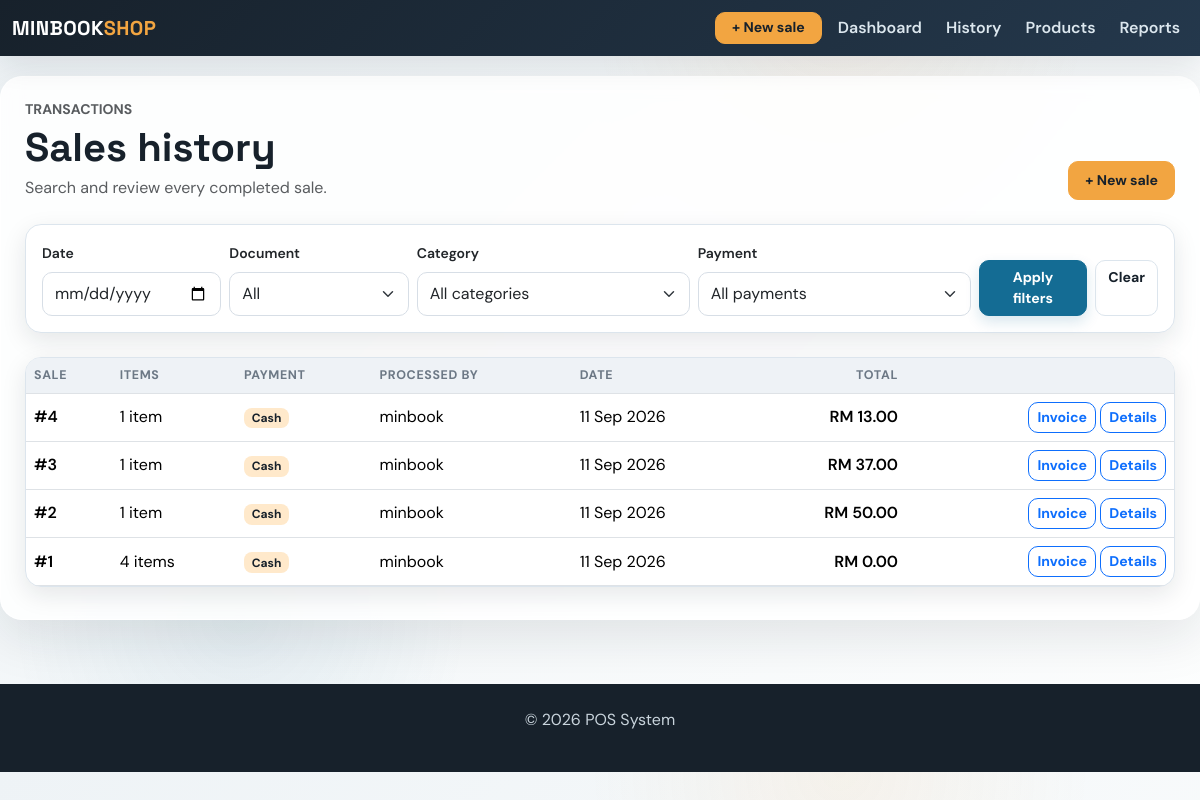
Before: /sales with the older database file.
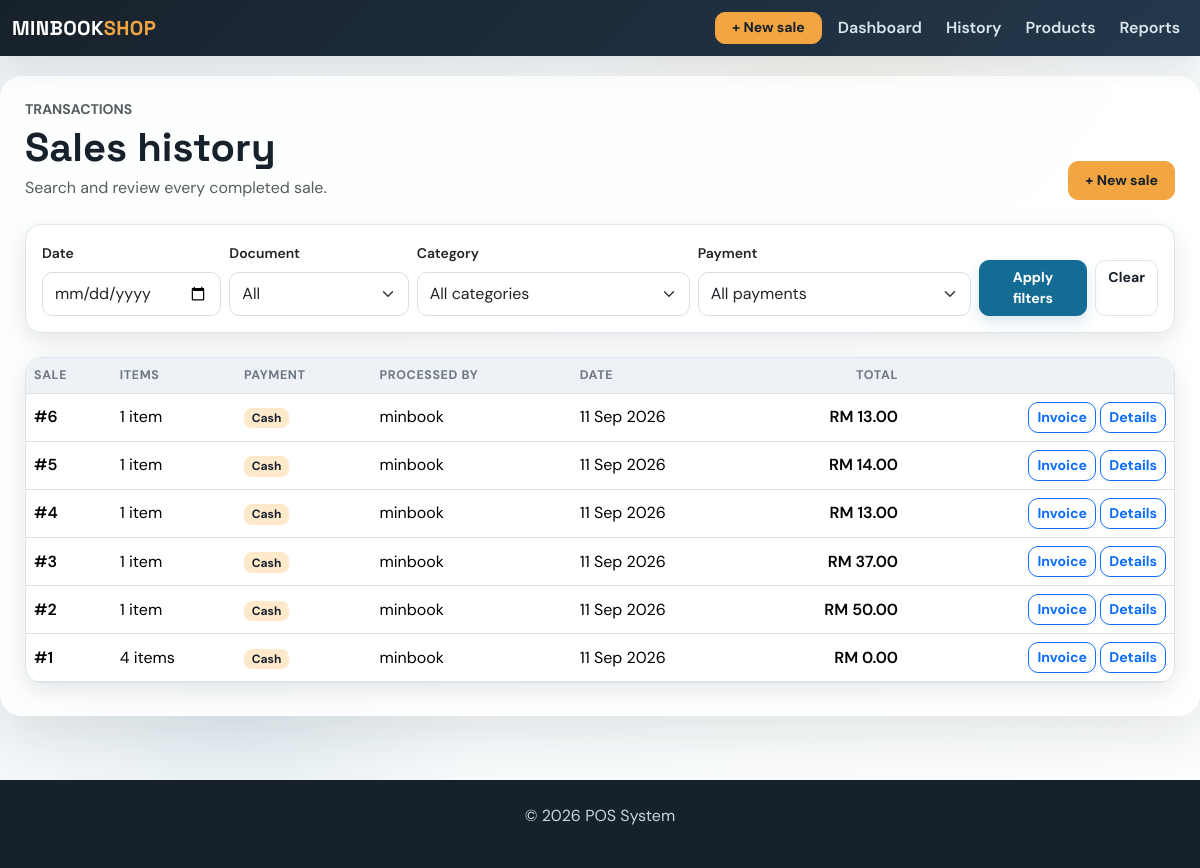
After: the same page with the newer database file.
### app/models.py (models this page shows, shortened)
class Sale(db.Model):
    id = db.Column(db.Integer, primary_key=True)
    amount = db.Column(db.Float, nullable=False)
    date = db.Column(db.Date, default=datetime.utcnow)
    user_id = db.Column(db.Integer, db.ForeignKey('user.id'), nullable=False)  # ForeignKey to User
    user = db.relationship('User', backref=db.backref('sales', lazy=True))  # Relationship with User
    product_id = db.Column(db.Integer, db.ForeignKey('product.id'), nullable=True)  # Legacy first product
    product = db.relationship('Product', backref=db.backref('sales', lazy=True))  # Relationship with Product
    quantity = db.Column(db.Integer, nullable=True)  # Legacy total quantity
    payment_method = db.Column(db.String(20), nullable=False, default='Cash')
    customer_name = db.Column(db.String(120), nullable=True)
    document_type = db.Column(db.String(20), nullable=False, default='receipt')
    discount = db.Column(db.Float, nullable=False, default=0.00)
    deposit = db.Column(db.Float, nullable=False, default=0.00)
    items = db.relationship('SaleItem', back_populates='sale', cascade='all, delete-orphan')

class User(db.Model):
    id = db.Column(db.Integer, primary_key=True)
    username = db.Column(db.String(100), unique=True, nullable=False)
    email = db.Column(db.String(120), unique=True, nullable=False)
    password = db.Column(db.String(200), nullable=False)
    role = db.Column(db.String(50), default='cashier')  # can be admin, manager, cashier

### app/routes.py (the view)
@main.route('/sales', methods=['GET', 'POST'])
def sales():
    sales_query = Sale.query.order_by(Sale.id.desc())
    filter_date = request.args.get('filter_date', '')
    filter_category = request.args.get('category', '')
    filter_payment = request.args.get('payment_method', '')
    filter_document_type = (request.args.get('document_type', '') or '').lower().strip()
    if filter_document_type in {'receipt', 'invoice'}:
        sales_query = sales_query.filter(Sale.document_type == filter_document_type)
    if filter_date:
        sales_query = sales_query.filter(Sale.date == filter_date)
    if filter_category in SALE_CATEGORIES:
        sales_query = sales_query.filter(Sale.items.any(SaleItem.category == filter_category))
    if filter_payment in PAYMENT_METHODS:
        sales_query = sales_query.filter(Sale.payment_method == filter_payment)
    return render_template('sales.html', sales=sales_query.all(), categories=SALE_CATEGORIES,
                           payment_methods=PAYMENT_METHODS, selected_document_type=filter_document_type)

### app/routes.py (called while the page is built)
@main.app_context_processor
def inject_now():
    return {'current_year': datetime.now().year}

### app/templates/sales.html (shortened to what this page needs)
{% extends 'base.html' %}
{% block content %}
<div class="d-flex flex-wrap justify-content-between align-items-end gap-3 mb-4"><div><p class="text-uppercase text-muted small fw-bold mb-1">Transactions</p><h1 class="mb-1">Sales history</h1><p class="text-muted mb-0">Search and review every completed sale.</p></div><a href="{{ url_for('main.add_sale') }}" class="btn btn-warning btn-lg">+ New sale</a></div>
<div class="card mb-4"><div class="card-body"><form method="GET" class="row g-2 align-items-end"><div class="col-md-2"><label class="form-label small fw-semibold">Date</label><input type="date" name="filter_date" value="{{ request.args.get('filter_date', '') }}" class="form-control"></div><div class="col-md-2"><label class="form-label small fw-semibold">Document</label><select name="document_type" class="form-select"><option value="">All</option></select></div><div class="col-md-3"><label class="form-label small fw-semibold">Category</label><select name="category" class="form-select"><option value="">All categories</option></select></div><div class="col-md-3"><label class="form-label small fw-semibold">Payment</label><select name="payment_method" class="form-select"><option value="">All payments</option></select></div><div class="col-md-2 d-flex gap-2"><button class="btn btn-primary flex-grow-1">Apply filters</button><a href="{{ url_for('main.sales') }}" class="btn btn-outline-secondary">Clear</a></div></form></div></div>
<div class="card"><div class="table-responsive"><table class="table mb-0"><thead><tr><th>Sale</th><th>Items</th><th>Payment</th><th>Processed by</th><th>Date</th><th class="text-end">Total</th><th></th></tr></thead><tbody>{% for sale in sales %}<tr><td class="fw-semibold">#{{ sale.id }}</td><td>{{ sale.items|length }} item{{ '' if sale.items|length == 1 else 's' }}</td><td><span class="badge text-bg-light">{{ sale.payment_method }}</span></td><td>{{ sale.user.username if sale.user else 'ShopPOS' }}</td><td>{{ sale.date.strftime('%d %b %Y') }}</td><td class="text-end fw-semibold">RM {{ '{:,.2f}'.format(sale.amount) }}</td><td class="text-end">{% if sale.document_type == 'invoice' %}<a href="{{ url_for('main.invoice', sale_id=sale.id) }}" class="btn btn-sm btn-outline-primary" target="_blank">Invoice</a>{% else %}<a href="{{ url_for('main.receipt', sale_id=sale.id) }}" class="btn btn-sm btn-outline-success" target="_blank">Receipt</a>{% endif %} <a href="{{ url_for('main.view_sale', sale_id=sale.id) }}" class="btn btn-sm btn-outline-primary">Details</a></td></tr>{% else %}<tr><td colspan="7" class="text-center text-muted py-5">No sales match these filters.</td></tr>{% endfor %}</tbody></table></div></div>
{% endblock %}

### app/templates/base.html (shortened to what this page needs)
<!DOCTYPE html>
<html lang="en">
<head>
    <link href="https://cdn.jsdelivr.net/npm/bootstrap@5.3.3/dist/css/bootstrap.min.css" rel="stylesheet">
</head>
<body>
<nav class="navbar navbar-expand-lg navbar-dark bg-dark fixed-top">
    <div class="container-fluid">
        <a class="navbar-brand" href="{{ url_for('main.dashboard') }}">MINBOOK<span class="text-warning">SHOP</span></a>
        <div class="collapse navbar-collapse" id="navbarNavDropdown">
            <ul class="navbar-nav ms-auto align-items-lg-center gap-lg-2">
                <li class="nav-item"><a class="btn btn-warning btn-sm px-3" href="{{ url_for('main.add_sale') }}">+ New sale</a></li>
                <li class="nav-item"><a class="nav-link" href="{{ url_for('main.dashboard') }}">Dashboard</a></li>
                <li class="nav-item">
                    <a class="nav-link" href="{{ url_for('main.sales') }}">History</a>
                </li>
                <li class="nav-item">
                    <a class="nav-link" href="{{ url_for('main.products') }}">Products</a>
                </li>
                <li class="nav-item"><a class="nav-link" href="{{ url_for('main.revenue') }}">Reports</a></li>
            </ul>
        </div>
    </div>
</nav>
<div class="container page-shell">
    {% block content %}
    {% endblock %}
</div>
<footer class="text-center">
    <div class="container">
        <p>&copy; {{ current_year if current_year else "2025" }} POS System </p>
    </div>
</footer>
</body>
</html>

### app/templates/base.html (style rules this page uses)
:root { --ink: #17212b; --muted: #6c7885; --paper: #eef3f6; --line: #dce5ed; --brand: #146c94; --brand-dark: #0d506b; --brand-soft: #eaf6f9; --accent: #f2a541; --accent-soft: #ffe9cb; --success: #2d936c; --success-soft: #dff8ee; --danger: #b84b45; --shadow: rgba(23,33,43,.10); --table-head: #eef2f6; }
* { box-sizing: border-box; }
body { padding-top: 76px; background: radial-gradient(circle at 70% 0%, rgba(242,165,65,.08), transparent 22%), radial-gradient(circle at 20% 80%, rgba(20,108,148,.08), transparent 20%), linear-gradient(135deg, var(--paper), #fdfefe); color: var(--ink); font-family: 'DM Sans', sans-serif; }
h1, h2, h3, h4, h5, .navbar-brand { font-family: 'Space Grotesk', sans-serif; font-weight: 700; }
.navbar { background: linear-gradient(135deg, #17212b, #24384c) !important; box-shadow: 0 8px 30px var(--shadow); }
.navbar-brand { letter-spacing: .02em; color: #fff !important; }
.navbar-brand .text-warning { color: var(--accent) !important; }
.nav-link { color: #dce7ee !important; font-weight: 600; }
.page-shell { max-width: 1240px; background: rgba(255,255,255,.84); border: 1px solid rgba(255,255,255,.8); border-radius: 22px; padding: 22px 24px 32px; box-shadow: 0 18px 50px var(--shadow); backdrop-filter: blur(10px); }
.card { border: 1px solid var(--line); border-radius: 16px; box-shadow: 0 8px 24px var(--shadow); background-color: #fff; }
.btn { border-radius: 10px; font-weight: 700; font-size: .88rem; transition: all .2s ease; }
.btn-primary { background: var(--brand); border-color: var(--brand); box-shadow: 0 6px 14px rgba(20,108,148,.16); }
.btn-warning { background: var(--accent); border-color: var(--accent); color: #17212b; }
.btn-outline-secondary { border-color: var(--line); color: var(--ink); }
.form-control, .form-select { border-color: #d7dee6; min-height: 44px; border-radius: 10px; }
.table { --bs-table-bg: transparent; vertical-align: middle; }
.table thead th { color: var(--muted); background: var(--table-head); font-size: .78rem; letter-spacing: .05em; text-transform: uppercase; border-bottom-width: 1px; }
.table tbody tr { transition: background-color .2s ease, transform .2s ease; }
.table-responsive { border-radius: 14px; }
footer { background: #17212b; color: #c9d4dc; padding: 24px 0; margin-top: 64px; }
.badge { border-radius: 8px; font-weight: 700; }
.text-bg-light { background: var(--accent-soft) !important; color: var(--ink) !important; }

Changed rows visible on the page:
added Sale: id "6", items|length "1", payment_method "Cash", user "minbook", date "11 Sep 2026", amount "13.00"
added Sale: id "5", items|length "1", payment_method "Cash", user "minbook", date "11 Sep 2026", amount "14.00"
